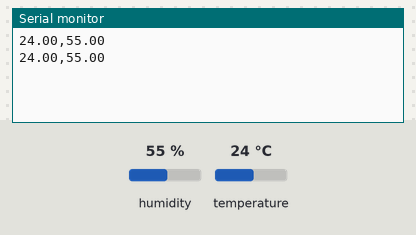
Simulated run of this sketch. Board: Arduino Uno, built with avr-gcc and run on an emulated ATmega328P. Parts: the last lines printed to the serial monitor. The inputs (shaded band) are chosen by the test bench; at power-on: humidity 55 %, temperature 24 °C.

Above: at 4.8 s.
4.9 s: humidity set to 22 %
At 6.7 s:
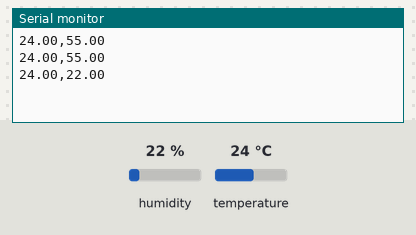
7.9 s: temperature set to 12 °C
At 9.2 s:
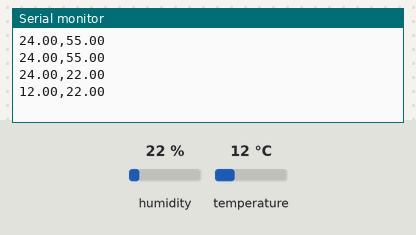
10.9 s: humidity set to 40 %
At 12.8 s:
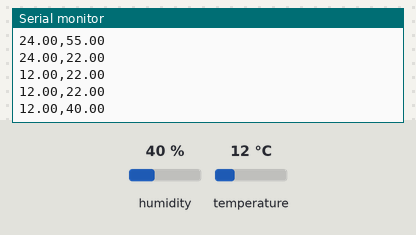
Timing chart, 0 to 14.3 s (numbered marks = the images above; inputs shaded):
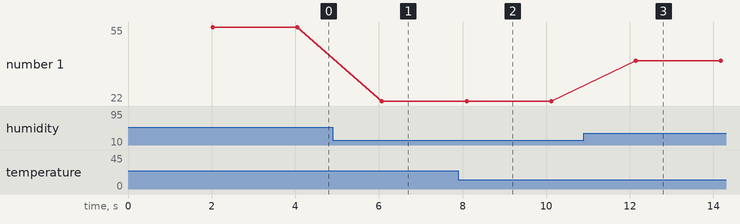

The sketch:

2.1P_Complete.ino
```cpp
#include "DHT.h"

#define DHTPIN 8     // Pin where the DHT22 is connected
#define DHTTYPE DHT11   // DHT 22 (AM2302)

// Initialize DHT sensor
DHT dht(DHTPIN, DHTTYPE);

void setup() {
  Serial.begin(9600);
  dht.begin();
}

void loop() {
  // Wait a few seconds between measurements.
  delay(2000);

  // Reading temperature or humidity takes about 250 milliseconds!
  float h = dht.readHumidity();
  // Read temperature as Celsius (the default)
  float t = dht.readTemperature();

  // Check if any reads failed and exit early (to try again).
  if (isnan(h) || isnan(t)) {
    Serial.println("Failed to read from DHT sensor!");
    return;
  }

  // Print the temperature and humidity to the serial port
  Serial.print(t);
  Serial.print(",");
  Serial.println(h);
}
```

Measured:
- after the input at 4.9 s, the serial monitor: prints a new line after 1.2 s (image 1)
- after the input at 7.9 s, the serial monitor: prints a new line after 0.20 s (image 2)
- after the input at 10.9 s, the serial monitor: prints a new line after 1.2 s (image 3)
- plotted number 1: 55 → 22 after the input at 4.9 s, 22 → 40 after the input at 10.9 s
